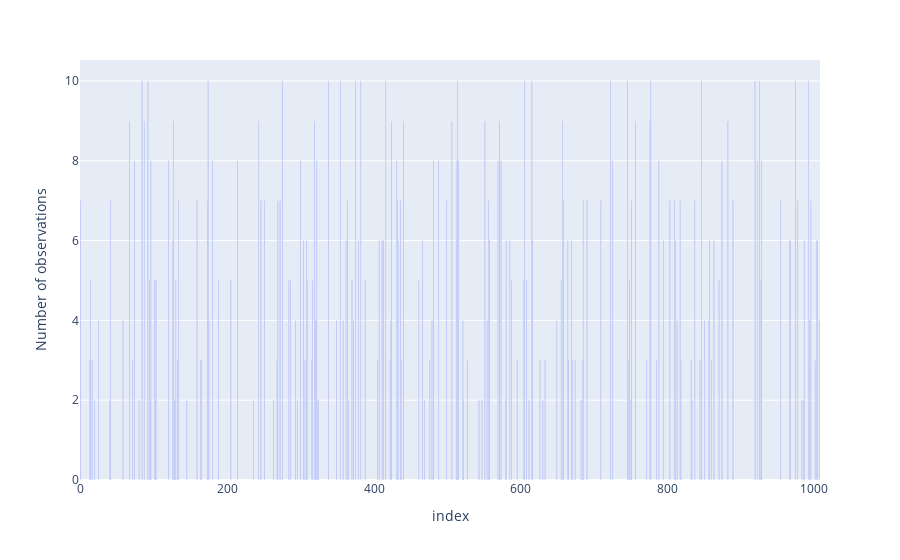

Notebook cell for this chart:
### Code cell
px.bar(df1, y='Number of observations')

### Figure 1 — Plotly figure (JSON) as saved in the notebook; plotly's stock layout.template omitted (floating-point values rounded to 4 significant figures; data arrays with more than 128 entries replaced by an {"elided": "..."} marker saying what was removed)
{"data": [{"alignmentgroup": "True", "hovertemplate": "index=%{x}<br>Number of observations=%{y}<extra></extra>", "legendgroup": "", "marker": {"color": "#636efa"}, "name": "", "offsetgroup": "", "orientation": "v", "showlegend": false, "textposition": "auto", "type": "bar", "x": {"elided": "200 int values"}, "xaxis": "x", "y": {"elided": "200 int values"}, "yaxis": "y"}], "layout": {"barmode": "relative", "legend": {"tracegroupgap": 0}, "margin": {"t": 60}, "xaxis": {"anchor": "y", "domain": [0, 1], "title": {"text": "index"}}, "yaxis": {"anchor": "x", "domain": [0, 1], "title": {"text": "Number of observations"}}}}
